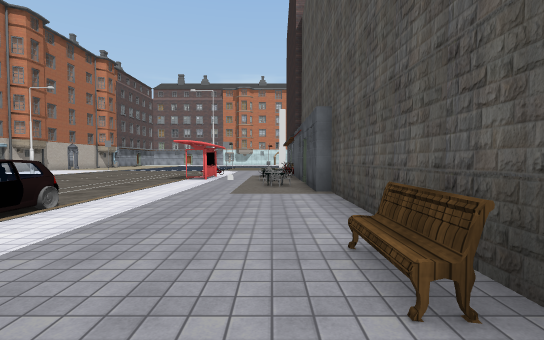
view 1 (above)

18 first-person views from a walk through a 3-D level made in the Unity game engine. The camera is 1.5 m above the floor, tilts 2° down and sees 85° across. The floor is counted in squares, 2 m on a side. Each view is taken from the middle of a square. On the plan, view 1 faces up. The plan holds only what a view shows up to about 10 squares ahead; the rest is blank. The place goes on beyond the plan. The player character is not drawn. Door leaves are left out, so doorways stand open. Some surface patterns are stand-ins.

view 2
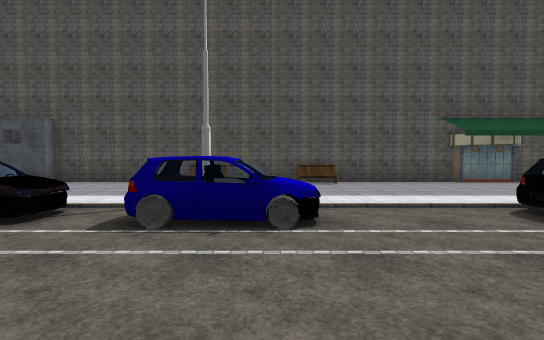

view 3
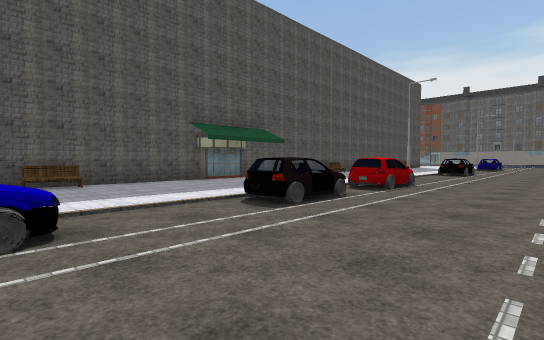

view 4
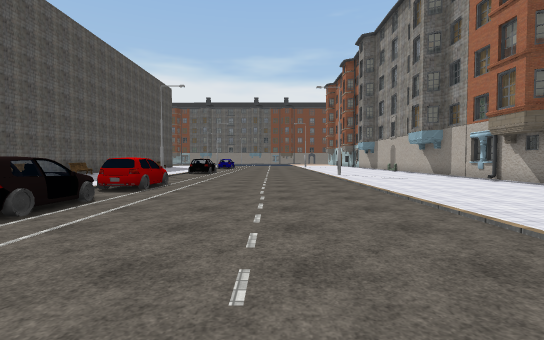

view 5
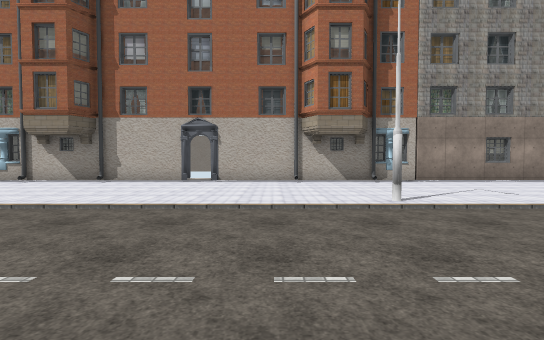

view 6
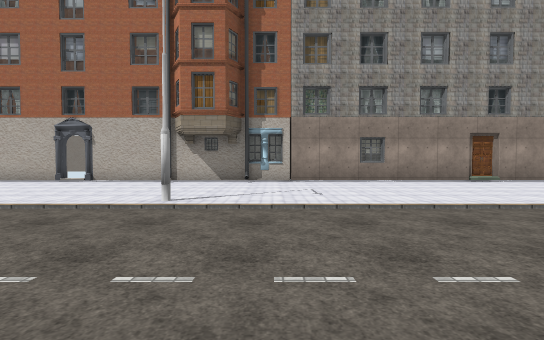

view 7
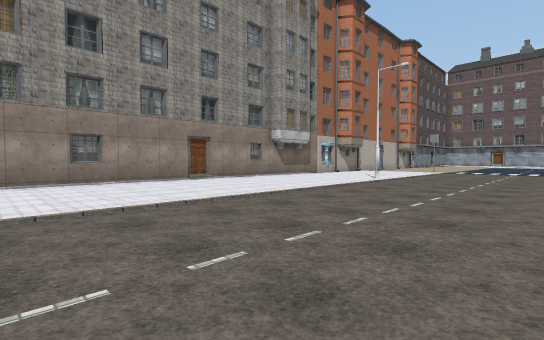

view 8
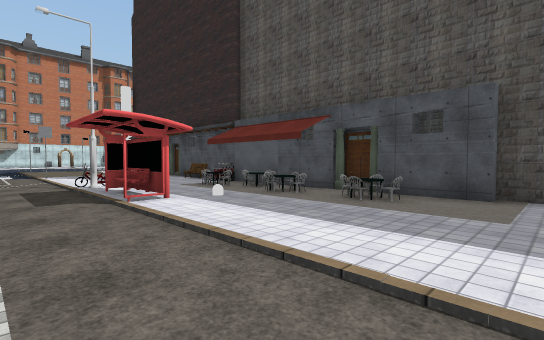

view 9
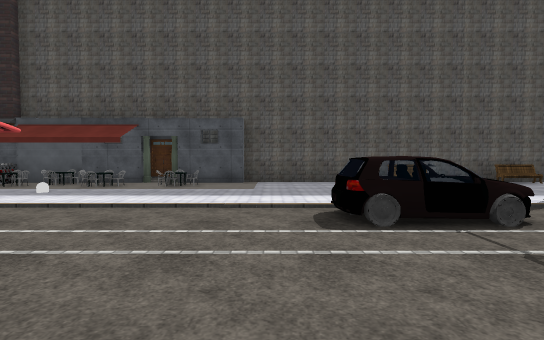

view 10
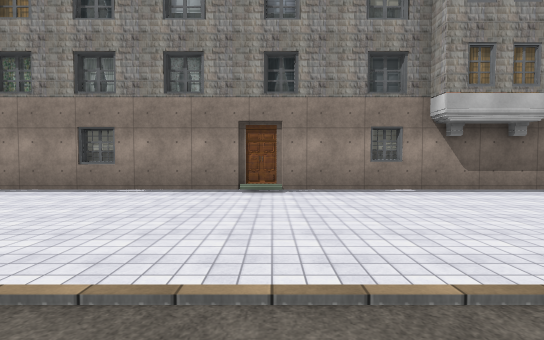

view 11
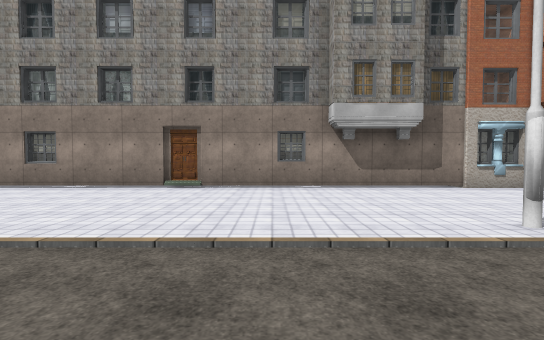

view 12
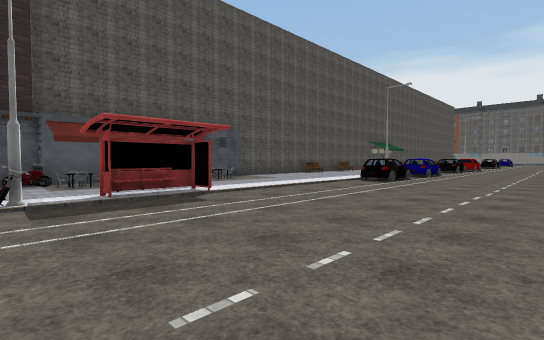

view 13
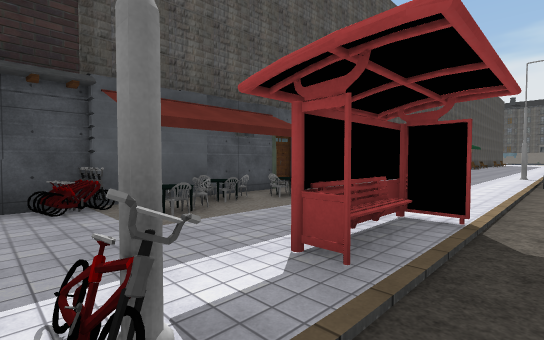

view 14
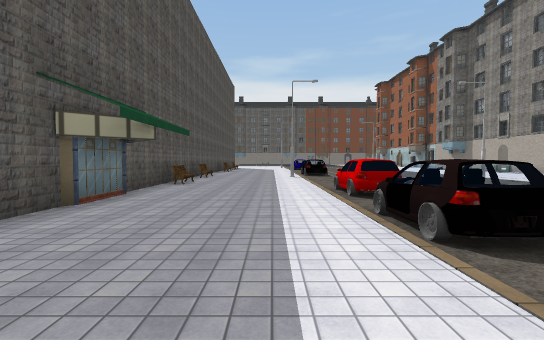

view 15
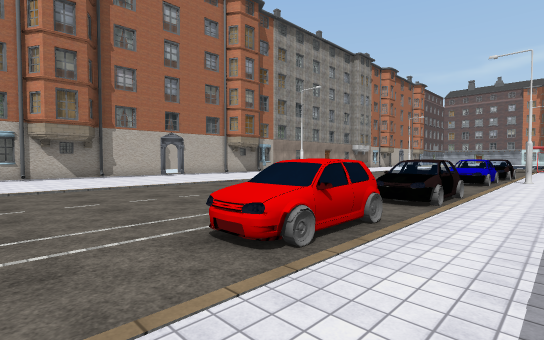

view 16
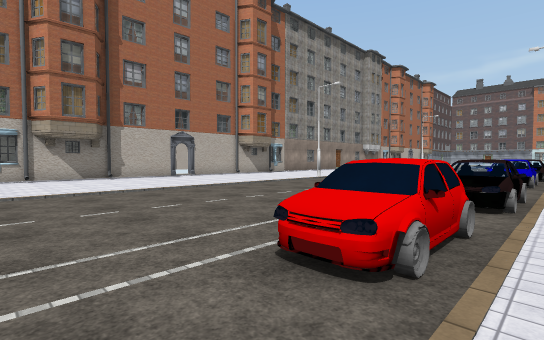

view 17
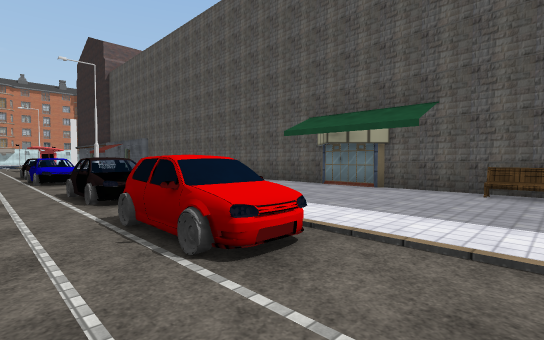

view 18
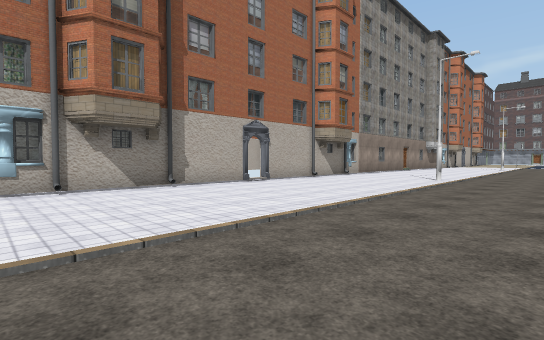

### Floor plan
Points are (right, up) in squares from view 1. A wall is a line through its corners. A room is listed if a view was taken in it or the views show most of it. See-through windows are left out.
Room 1 (views 1, 2, 3, 4, 5, 6, 7, 8, 9, 10, 11, 12, 13, 14, 15, 16, 17, 18)
walls: (-15.8, 1.8) (-15.8, 1.3); (-15.8, 2.4) (-15.8, 1.9); (-15.8, 5.6) (-15.8, 4.8); (-2.5, 11.2) (-3.4, 11.2); (-2.5, 11.2) (-2.5, 13.2); (-2.9, 11.8) (-2.9, 13.2) (-2.5, 13.2); (-15.4, -4.6) (-15.4, -10.8); (-15.5, 9) (-15.6, 8.6); (-15.6, 9.1) (-15.5, 8.4); (1.4, 9.4) (1.4, 9.9); (1, 9.9) (1, 11.6); (1.4, -7.5) (1.4, 6.9) (1, 6.9) (1, 8.5); (1, 12.4) (1, 13.6); (-15.8, 11.9) (-15.8, 11.3); (-15.8, -10) (-15.8, -10.6); (1.4, -10.8) (1.4, -7.6); (-15.4, 15.5) (-15.4, -4)
ways out: open door at (1.5, -7); open door at (1.5, 6.5)
objects: other object (-5, -9) to (-4, -7); other object (-5, 0) to (-4, 1); other object (-4, -6) to (-4, -4); other object (-4, 3) to (-4, 5); other object (-3, 15); other object (-1, 10); other object (-1, 12); other object (-1, 13); other object (0, 8); other object (0, 9); other object (0, 10); other object (0, 11); other object (0, 12); other object (0, 13); other object (0, 14); other object (1, -11); other object (1, -1); other object (1, 2); other object (1, 9); other object (1, 12); other object (1, 14)

Where each view was taken, in squares from view 1:
view 1: 0 up, 0 right, facing up
view 2: 0 up, 8 left, facing right
view 3: 0 up, 8 left, facing down-right
view 4: 0 up, 8 left, facing down
view 5: 2 down, 6 left, facing left
view 6: 2 up, 6 left, facing left
view 7: 3 up, 6 left, facing up-left
view 8: 6 up, 5 left, facing up-right
view 9: 6 up, 8 left, facing right
view 10: 9 up, 9 left, facing left
view 11: 11 up, 8 left, facing left
view 12: 15 up, 9 left, facing down-right
view 13: 15 up, 4 left, facing down-right
view 14: 1 down, 2 left, facing down
view 15: 11 down, 2 left, facing up-left
view 16: 11 down, 3 left, facing up-left
view 17: 11 down, 6 left, facing up-right
view 18: 11 down, 8 left, facing up-left
